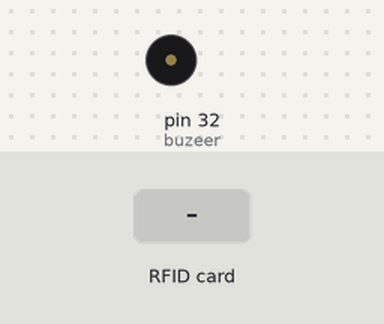
Bench run of a program on a simulated Raspberry Pi (header pin numbers). On the bench: buzzer (waves = sounding). Inputs (shaded band) come from the test bench. Databases and web services accept everything at once and return nothing; what the program prints to the terminal is not drawn.

Above: at 1.2 s.
1.3 s: RFID card 5E 7A 19 C4 held to the reader
Timing chart, 0 to 4.3 s (numbered marks = the images above; inputs shaded):
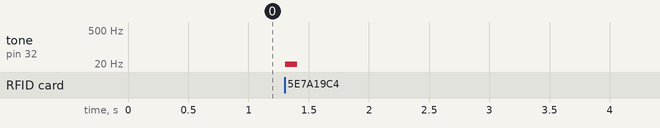

Measured:
- after the input at 1.3 s, tone on pin 32 (buzeer): silent → 1 Hz at once, → silent 0.10 s later

The program:

CardPlay_MySQL.py
```python
import pymysql

import time
import RPi.GPIO as GPIO
from pirc522 import RFID

GPIO.setmode(GPIO.BOARD)
GPIO.setup(32, GPIO.OUT)
buzeer = GPIO.PWM(32, 50) # GPIO.PWM(channel, frequency)

run = True
rdr = RFID()
util = rdr.util()
util.debug = True

def getCardId():
    print('請感應卡片')
    rdr.wait_for_tag()
    (error, data) = rdr.request()
    # if error:
    #     print("Read Error")

    (error, uid) = rdr.anticoll()
    if not error:
        cardId = str(uid[0]) + "," + str(uid[1]) + "," + str(uid[2]) + "," + str(uid[3])
        print("Card read UID: " + cardId)
        buzeer.ChangeFrequency(1)  # set frequency
        buzeer.start(10)  # 占空比 (0.0 <= dc <= 100.0)
        time.sleep(0.1)  # for buzeer
        buzeer.stop()
        return cardId

def insert(uids):
    conn = pymysql.connect(host= "localhost",
                          user="remote",
                          passwd="1234",
                          db="pi")
    x = conn.cursor()
    x.execute("INSERT INTO RFID_Log(uids, cost) VALUES ('%s', 0)" % uids)
    print('ok')
    conn.commit()
    conn.close()

while True:
    insert(getCardId())
    time.sleep(1)
```
